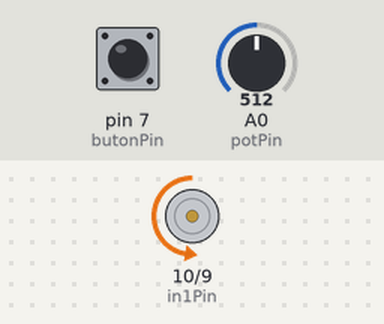
This sketch was run on a simulated Arduino Uno, built with avr-gcc and run on an emulated ATmega328P. On the bench: motor-driver pin pairs drawn as motors (green arrow = first pin HIGH = forward, orange = second pin HIGH = backward, longer = more drive, scaled by the enable pin). The test bench sets the inputs (shaded band); at power-on: A0 (potPin) = 512, pin 7 (butonPin) HIGH.

Above: at 1.2 s.
1.3 s: A0 (potPin) set to 716
At 2.0 s:
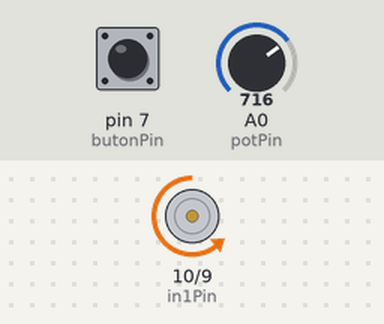
2.8 s: pin 7 (butonPin) pulled LOW for 0.15 s
At 2.87 s:
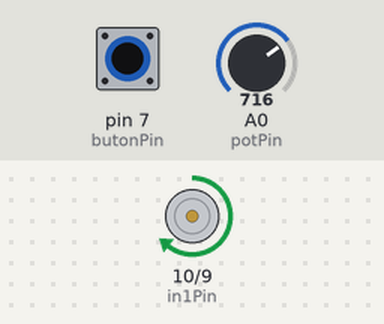
4.4 s: A0 (potPin) set to 900
At 5.5 s:
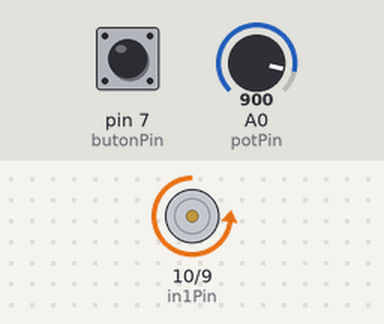
5.9 s: pin 7 (butonPin) pulled LOW for 1 s
At 6.7 s:
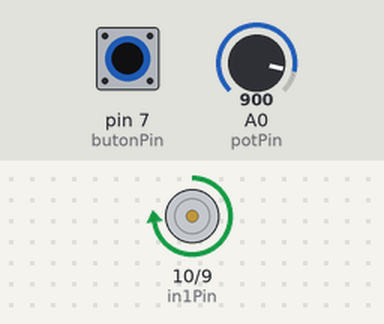
8.4 s: A0 (potPin) set to 122
At 9.6 s:
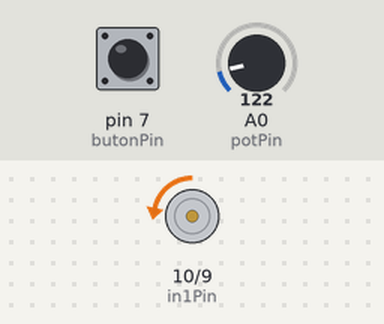
9.9 s: pin 7 (butonPin) pulled LOW for 0.15 s
At 9.97 s:
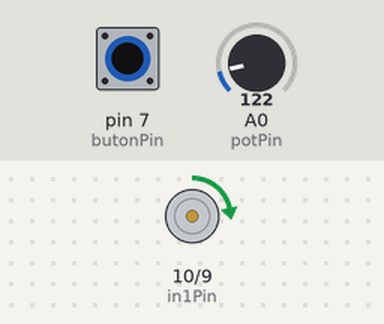
Timing chart, 0 to 12.5 s (numbered marks = the images above; inputs shaded):
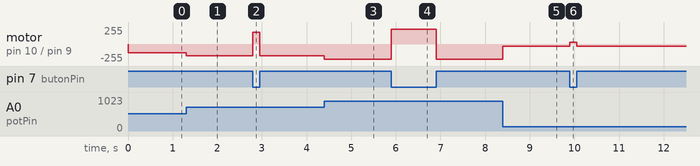

Measured:
- after the input at 1.3 s, motor on pin 10 (in1Pin) / pin 9 (in2Pin): backward 128/255 → backward 179/255 at once
- after the input at 2.8 s, motor on pin 10 (in1Pin) / pin 9 (in2Pin): backward 179/255 → forward 179/255 at once, → backward 179/255 0.15 s later
- after the input at 4.4 s, motor on pin 10 (in1Pin) / pin 9 (in2Pin): backward 179/255 → backward 225/255 at once
- after the input at 5.9 s, motor on pin 10 (in1Pin) / pin 9 (in2Pin): backward 225/255 → forward 225/255 at once, → backward 225/255 1.0 s later
- after the input at 8.4 s, motor on pin 10 (in1Pin) / pin 9 (in2Pin): backward 225/255 → backward 30/255 at once
- after the input at 9.9 s, motor on pin 10 (in1Pin) / pin 9 (in2Pin): backward 30/255 → forward 30/255 at once, → backward 30/255 0.15 s later

The sketch:

dcMotorHizVeYonKontrol.ino
```cpp
int enablePin = 11;
int in1Pin = 10;
int in2Pin = 9;
int butonPin = 7;
int potPin = A0;

void setup() {
  pinMode(in1Pin, OUTPUT);
  pinMode(in2Pin, OUTPUT);
  pinMode(enablePin, OUTPUT);
  pinMode(butonPin, INPUT_PULLUP);
}

void loop() {
  int hiz = analogRead(potPin) / 4;
  boolean yon = digitalRead(butonPin);
  motor(hiz, yon);
}

void motor(int hiz, boolean yon){
  analogWrite(enablePin, hiz);
  digitalWrite(in1Pin, ! yon);
  digitalWrite(in2Pin, yon);
}
```
